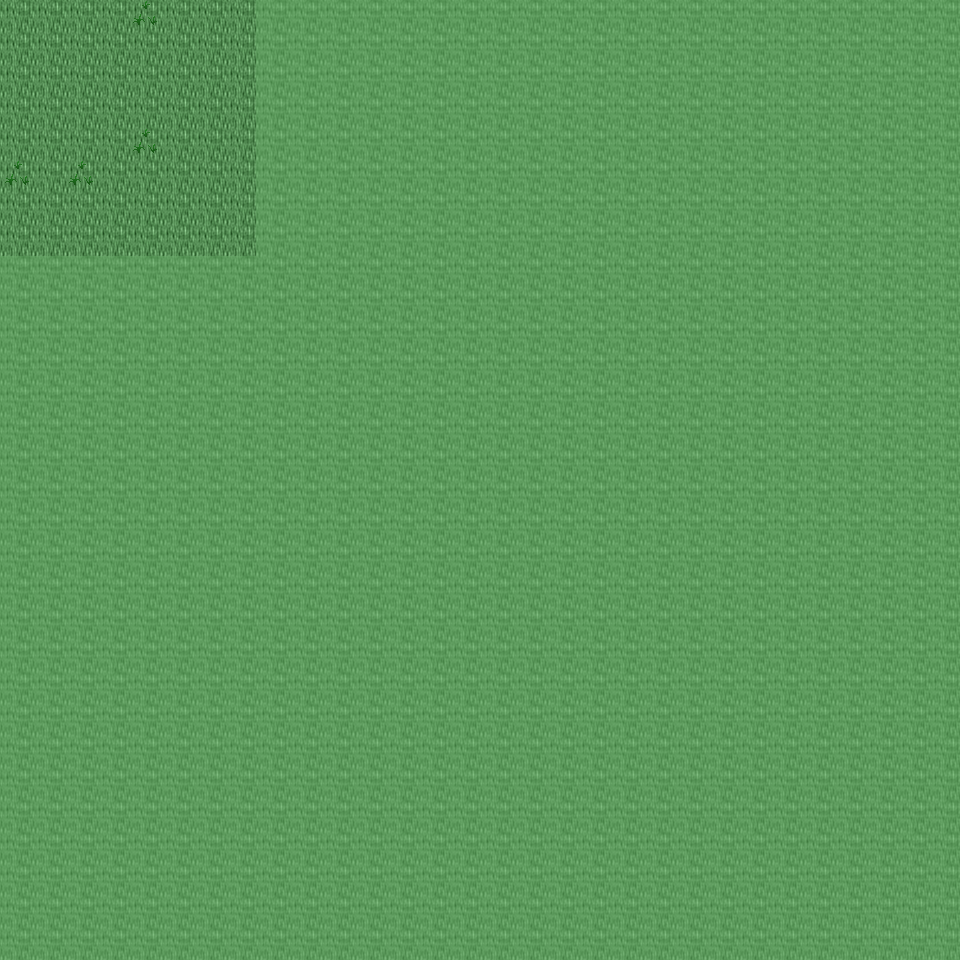

This is a level from a 2D game, rendered from its Tiled map with the project's own tilesets. A one-line summary and the map file follow, with tile-layer data summarised:
An orthogonal 30x30 tile map with 32x32 px tiles, 6 tile layers (Ground, Object, Object2, Above, ...), 26 tilesets and 2 objects (2x mapchange).

<map version="1.0" orientation="orthogonal" renderorder="right-down" width="30" height="30" tilewidth="32" tileheight="32" nextobjectid="3">
  <tileset firstgid="1" name="tileset_ground_ground" tilewidth="32" tileheight="32" tilecount="33" columns="3">
    <image source="../drawable/tileset_ground_ground.png" width="96" height="352" />
  </tileset>
  <tileset firstgid="34" name="tileset_ground_ice_ice" tilewidth="32" tileheight="32" tilecount="3" columns="3">
    <image source="../drawable/tileset_ground_ice_ice.png" width="96" height="32" />
  </tileset>
  <tileset firstgid="37" name="tileset_plant_grasses" tilewidth="32" tileheight="32" tilecount="6" columns="3">
    <image source="../drawable/tileset_plant_grasses.png" width="96" height="64" />
  </tileset>
  <tileset firstgid="43" name="tileset_plant_flower_daisy_white" tilewidth="32" tileheight="32" tilecount="8" columns="2">
    <image source="../drawable/tileset_plant_flower_daisy_white.png" width="64" height="128" />
  </tileset>
  <tileset firstgid="51" name="tileset_plant_flower_daisy_blue" tilewidth="32" tileheight="32" tilecount="8" columns="2">
    <image source="../drawable/tileset_plant_flower_daisy_blue.png" width="64" height="128" />
  </tileset>
  <tileset firstgid="59" name="tileset_ground_ridge_earth_dark" tilewidth="32" tileheight="32" tilecount="96" columns="12">
    <image source="../drawable/tileset_ground_ridge_earth_dark.png" width="384" height="256" />
  </tileset>
  <tileset firstgid="155" name="tileset_ground_rock_pebbles" tilewidth="32" tileheight="32" tilecount="3" columns="1">
    <image source="../drawable/tileset_ground_rock_pebbles.png" width="32" height="96" />
  </tileset>
  <tileset firstgid="158" name="tileset_ground_grass_edges" tilewidth="32" tileheight="32" tilecount="36" columns="12">
    <image source="../drawable/tileset_ground_grass_edges.png" width="384" height="96" />
  </tileset>
  <tileset firstgid="194" name="tileset_plant_bush_bushes" tilewidth="32" tileheight="32" tilecount="10" columns="5">
    <image source="../drawable/tileset_plant_bush_bushes.png" width="160" height="64" />
  </tileset>
  <tileset firstgid="204" name="tileset_plant_stump_stump_purple" tilewidth="32" tileheight="32" tilecount="4" columns="2">
    <image source="../drawable/tileset_plant_stump_stump_purple.png" width="64" height="64" />
  </tileset>
  <tileset firstgid="208" name="tileset_building_wall_stone" tilewidth="32" tileheight="32" tilecount="12" columns="3">
    <image source="../drawable/tileset_building_wall_stone.png" width="96" height="128" />
  </tileset>
  <tileset firstgid="220" name="tileset_ground_ridge_ice_2" tilewidth="32" tileheight="32" tilecount="42" columns="7">
    <image source="../drawable/tileset_ground_ridge_ice_2.png" width="224" height="192" />
  </tileset>
  <tileset firstgid="262" name="tileset_plant_tree_tree_green" tilewidth="32" tileheight="32" tilecount="88" columns="8">
    <image source="../drawable/tileset_plant_tree_tree_green.png" width="256" height="352" />
  </tileset>
  <tileset firstgid="350" name="tileset_building_window_window_long" tilewidth="32" tileheight="32" tilecount="3" columns="3">
    <image source="../drawable/tileset_building_window_window_long.png" width="96" height="32" />
  </tileset>
  <tileset firstgid="353" name="tileset_building_window_window_right" tilewidth="32" tileheight="32" tilecount="2" columns="2">
    <image source="../drawable/tileset_building_window_window_right.png" width="64" height="32" />
  </tileset>
  <tileset firstgid="355" name="tileset_building_door_door_n" tilewidth="32" tileheight="32" tilecount="6" columns="3">
    <image source="../drawable/tileset_building_door_door_n.png" width="96" height="64" />
  </tileset>
  <tileset firstgid="361" name="tileset_building_door_closed_with_key" tilewidth="32" tileheight="32" tilecount="1" columns="1">
    <image source="../drawable/tileset_building_door_closed_with_key.png" width="32" height="32" />
  </tileset>
  <tileset firstgid="362" name="tileset_ground_ladder_horizontal_dark" tilewidth="32" tileheight="32" tilecount="3" columns="1">
    <image source="../drawable/tileset_ground_ladder_horizontal_dark.png" width="32" height="96" />
  </tileset>
  <tileset firstgid="365" name="tileset_ground_ladder_vertical_dark" tilewidth="32" tileheight="32" tilecount="3" columns="3">
    <image source="../drawable/tileset_ground_ladder_vertical_dark.png" width="96" height="32" />
  </tileset>
  <tileset firstgid="368" name="tileset_building_roof_yellow" tilewidth="32" tileheight="32" tilecount="20" columns="5">
    <image source="../drawable/tileset_building_roof_yellow.png" width="160" height="128" />
  </tileset>
  <tileset firstgid="388" name="tileset_logic_creature_gnome" tilewidth="32" tileheight="32" tilecount="6" columns="6">
    <image source="../drawable/tileset_logic_creature_gnome.png" width="192" height="32" />
  </tileset>
  <tileset firstgid="394" name="tileset_logic_collision" tilewidth="32" tileheight="32" tilecount="1" columns="1">
    <image source="../drawable/tileset_logic_collision.png" width="32" height="32" />
  </tileset>
  <tileset firstgid="395" name="tileset_item_blood_nsew_stains" tilewidth="32" tileheight="32" tilecount="4" columns="2">
    <image source="../drawable/tileset_item_blood_nsew_stains.png" width="64" height="64" />
  </tileset>
  <tileset firstgid="399" name="tileset_item_blood_floor_stain" tilewidth="32" tileheight="32" tilecount="1" columns="1">
    <image source="../drawable/tileset_item_blood_floor_stain.png" width="32" height="32" />
  </tileset>
  <tileset firstgid="400" name="tileset_ground_blue_paving" tilewidth="32" tileheight="32" tilecount="2" columns="1">
    <image source="../drawable/tileset_ground_blue_paving.png" width="32" height="64" />
  </tileset>
  <tileset firstgid="402" name="tileset_ground_green_paving" tilewidth="32" tileheight="32" tilecount="18" columns="3">
    <image source="../drawable/tileset_ground_green_paving.png" width="96" height="192" />
  </tileset>
  <layer name="Ground" width="30" height="30">
    <data>[900 cells, 218 non-empty, 1 distinct tile ids]</data>
  </layer>
  <layer name="Object" width="30" height="30">
    <data>[900 cells, 7 non-empty, 1 distinct tile ids]</data>
  </layer>
  <layer name="Object2" width="30" height="30">
    <data>[900 cells, 0 non-empty, 0 distinct tile ids]</data>
  </layer>
  <layer name="Above" width="30" height="30">
    <data>[900 cells, 0 non-empty, 0 distinct tile ids]</data>
  </layer>
  <layer name="Above2" width="30" height="30">
    <data>[900 cells, 0 non-empty, 0 distinct tile ids]</data>
  </layer>
  <layer name="Walkable" width="30" height="30">
    <data>[900 cells, 836 non-empty, 1 distinct tile ids]</data>
  </layer>
  <objectgroup name="MapEvents">
    <object id="1" name="north" type="mapchange" x="0" y="0" width="256" height="32">
      <properties>
        <property name="map" value="0_ados_mountain_n2_w2_x4_y3" />
        <property name="place" value="south" />
      </properties>
    </object>
    <object id="2" name="west" type="mapchange" x="0" y="0" width="32" height="256">
      <properties>
        <property name="map" value="0_ados_mountain_n2_w2_x3_y4" />
        <property name="place" value="east" />
      </properties>
    </object>
  </objectgroup>
</map>
